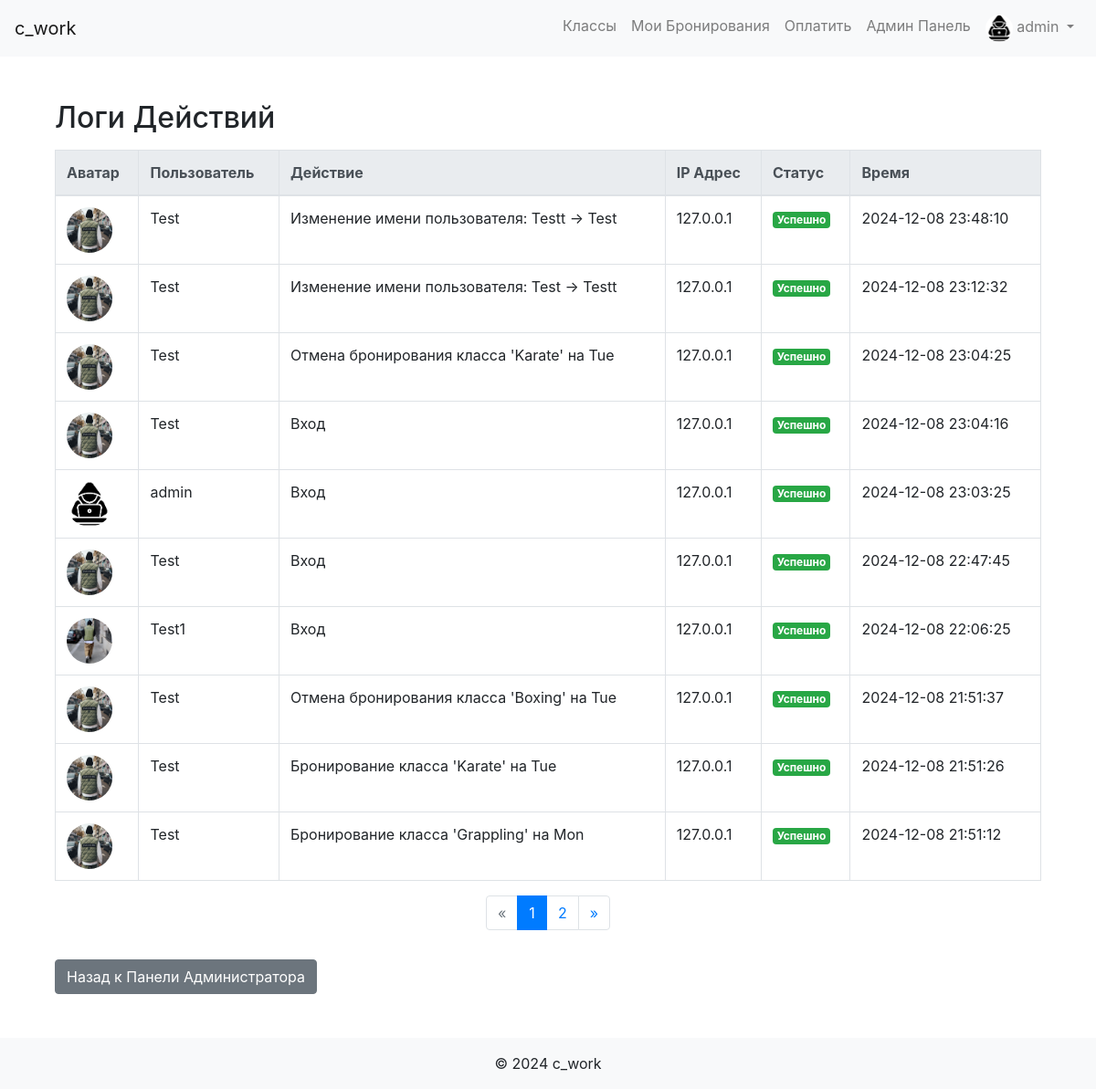
The app's page /admin/action_logs (signed in), older data.
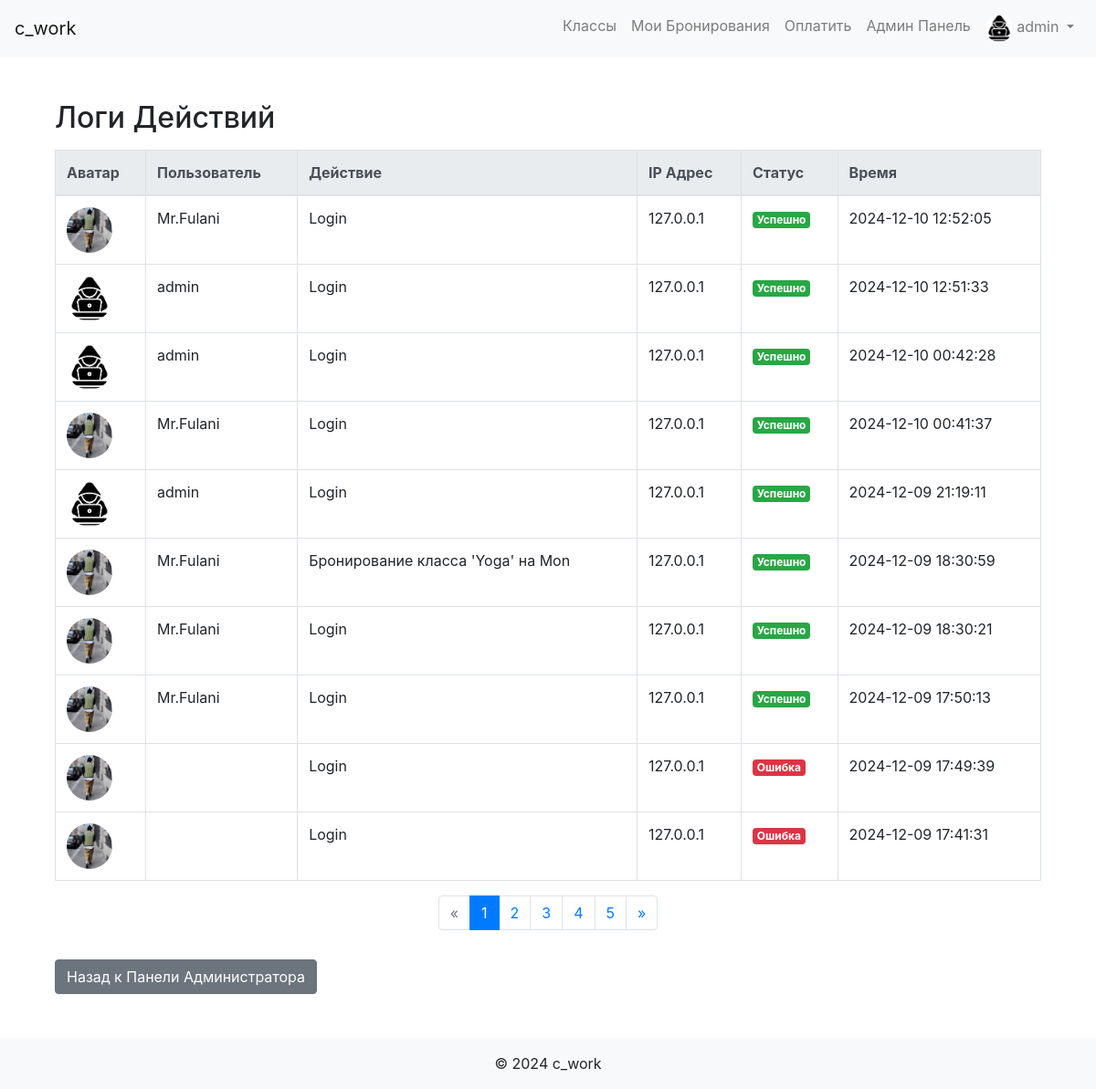
The same page, newer data.
### app/models.py (models this page shows, shortened)
class ActionLog(db.Model):
    id = db.Column(db.Integer, primary_key=True)
    user_id = db.Column(db.Integer, db.ForeignKey('user.id'), nullable=True)  # Может быть NULL для неавторизованных действий
    action = db.Column(db.String(255), nullable=False)  # Описание действия
    timestamp = db.Column(db.DateTime, nullable=False, default=datetime.utcnow)
    ip_address = db.Column(db.String(45), nullable=True)  # Для IPv6
    status = db.Column(db.String(20), nullable=True)  # Например, 'success', 'failure'
    user = db.relationship('User', backref=db.backref('action_logs', lazy=True))

class User(db.Model, UserMixin):
    id = db.Column(db.Integer, primary_key=True)
    username = db.Column(db.String(20), unique=True, nullable=False)
    email = db.Column(db.String(120), unique=True, nullable=False)
    password = db.Column(db.String(60), nullable=False)
    is_admin = db.Column(db.Boolean, default=False)
    avatar = db.Column(db.String(120), nullable=True, default='user.png')  # Поле для аватара
    date_registered = db.Column(db.DateTime, nullable=False, default=datetime.utcnow)  # Дата регистрации
    last_login = db.Column(db.DateTime, nullable=True)  # Последний вход
    bookings = db.relationship('Booking', backref='user', lazy=True)
    payments = db.relationship('Payment', backref='user', lazy=True)

### app/admin_routes.py (the view)
@admin_bp.route('/action_logs')
@login_required
@admin_required  # Предполагается, что у вас есть декоратор для проверки прав администратора
def action_logs():
    try:
        page = request.args.get('page', 1, type=int)
        per_page = 10  # Количество логов на странице
        logs_pagination = ActionLog.query.options(joinedload(ActionLog.user)) \
            .order_by(ActionLog.timestamp.desc()) \
            .paginate(page=page, per_page=per_page, error_out=False)
        logs = logs_pagination.items
        return render_template('action_logs.html', logs=logs, pagination=logs_pagination)
    except Exception as e:
        logger.error(f"Ошибка при загрузке логов действий: {e}")
        flash('Произошла ошибка при загрузке логов действий.', 'danger')
        return redirect(url_for('admin.admin_panel'))

### app/admin_routes.py (called while the page is built)
def admin_required(f):
    from functools import wraps
    @wraps(f)
    def decorated_function(*args, **kwargs):
        if not current_user.is_admin:
            flash('Доступ запрещён. Требуются права администратора.', 'danger')
            return redirect(url_for('main.home'))
        return f(*args, **kwargs)
    return decorated_function

### app/models.py (called while the page is built)
@login_manager.user_loader
def load_user(user_id):
    return User.query.get(int(user_id))

### app/templates/action_logs.html (shortened to what this page needs)
{% extends "base.html" %}
{% block content %}
<div class="container mt-5">
    <h2>Логи Действий</h2>
    <table class="table table-bordered table-hover mt-3">
        <thead class="thead-light">
            <tr>
                <th>Аватар</th>
                <th>Пользователь</th>
                <th>Действие</th>
                <th>IP Адрес</th>
                <th>Статус</th>
                <th>Время</th>
            </tr>
        </thead>
        <tbody>
            {% for log in logs %}
            <tr>
                <td>
                    {% if log.user.avatar %}
                        <img src="{{ url_for('static', filename='images/' + log.user.avatar) }}" alt="Аватар" class="rounded-circle" width="50" height="50">
                    {% else %}
                        <img src="{{ url_for('static', filename='images/user.png') }}" alt="Аватар" class="rounded-circle" width="50" height="50">
                    {% endif %}
                </td>
                <td>{{ log.user.username }}</td>
                <td>{{ log.action }}</td>
                <td>{{ log.ip_address }}</td>
                <td>
                    {% if log.status == 'success' %}
                        <span class="badge badge-success">Успешно</span>
                    {% else %}
                        <span class="badge badge-danger">Ошибка</span>
                    {% endif %}
                </td>
                <td>{{ log.timestamp.strftime('%Y-%m-%d %H:%M:%S') }}</td>
            </tr>
            {% endfor %}
        </tbody>
    </table>
    {% if pagination.pages > 1 %}
    <nav aria-label="Page navigation">
        <ul class="pagination justify-content-center">
            {% if pagination.has_prev %}
                <li class="page-item">
                    <a class="page-link" href="{{ url_for('admin.action_logs', page=pagination.prev_num) }}" aria-label="Предыдущая">
                        <span aria-hidden="true">&laquo;</span>
                        <span class="sr-only">Предыдущая</span>
                    </a>
                </li>
            {% else %}
                <li class="page-item disabled">
                    <span class="page-link" aria-label="Предыдущая">
                        <span aria-hidden="true">&laquo;</span>
                    </span>
                </li>
            {% endif %}
            {% for page_num in pagination.iter_pages(left_edge=2, right_edge=2, left_current=2, right_current=2) %}
                {% if page_num %}
                    {% if page_num == pagination.page %}
                        <li class="page-item active"><span class="page-link">{{ page_num }}</span></li>
                    {% else %}
                        <li class="page-item"><a class="page-link" href="{{ url_for('admin.action_logs', page=page_num) }}">{{ page_num }}</a></li>
                    {% endif %}
                {% else %}
                    <li class="page-item disabled"><span class="page-link">…</span></li>
                {% endif %}
            {% endfor %}
            {% if pagination.has_next %}
                <li class="page-item">
                    <a class="page-link" href="{{ url_for('admin.action_logs', page=pagination.next_num) }}" aria-label="Следующая">
                        <span aria-hidden="true">&raquo;</span>
                    </a>
                </li>
            {% endif %}
        </ul>
    </nav>
    {% endif %}
    <a href="{{ url_for('admin.admin_panel') }}" class="btn btn-secondary mt-3">Назад к Панели Администратора</a>
</div>
{% endblock %}

Row changes from the older to the newer data that the page shows:
no longer on this page (row unchanged): ActionLog: avatar (placeholder picture), user.username "Test", action "Изменение имени пользователя: Testt → Test", ip_address "127.0.0.1", status "Успешно", timestamp "2024-12-08 23:48:10"
no longer on this page (row unchanged): ActionLog: avatar (placeholder picture), user.username "Test", action "Изменение имени пользователя: Test → Testt", ip_address "127.0.0.1", status "Успешно", timestamp "2024-12-08 23:12:32"
no longer on this page (row unchanged): ActionLog: avatar (placeholder picture), user.username "Test", action "Отмена бронирования класса 'Karate' на Tue", ip_address "127.0.0.1", status "Успешно", timestamp "2024-12-08 23:04:25"
no longer on this page (row unchanged): ActionLog: avatar (placeholder picture), user.username "Test", action "Вход", ip_address "127.0.0.1", status "Успешно", timestamp "2024-12-08 23:04:16"
no longer on this page (row unchanged): ActionLog: avatar (picture), user.username "admin", action "Вход", ip_address "127.0.0.1", status "Успешно", timestamp "2024-12-08 23:03:25"
no longer on this page (row unchanged): ActionLog: avatar (placeholder picture), user.username "Test", action "Вход", ip_address "127.0.0.1", status "Успешно", timestamp "2024-12-08 22:47:45"
no longer on this page (row unchanged): ActionLog: user.username "Test1", action "Вход", ip_address "127.0.0.1", status "Успешно", timestamp "2024-12-08 22:06:25"
no longer on this page (row unchanged): ActionLog: avatar (placeholder picture), user.username "Test", action "Отмена бронирования класса 'Boxing' на Tue", ip_address "127.0.0.1", status "Успешно", timestamp "2024-12-08 21:51:37"
no longer on this page (row unchanged): ActionLog: avatar (placeholder picture), user.username "Test", action "Бронирование класса 'Karate' на Tue", ip_address "127.0.0.1", status "Успешно", timestamp "2024-12-08 21:51:26"
no longer on this page (row unchanged): ActionLog: avatar (placeholder picture), user.username "Test", action "Бронирование класса 'Grappling' на Mon", ip_address "127.0.0.1", status "Успешно", timestamp "2024-12-08 21:51:12"
added ActionLog: avatar (placeholder picture), user.username "Mr.Fulani", action "Login", ip_address "127.0.0.1", status "Успешно", timestamp "2024-12-10 12:52:05"
added ActionLog: avatar (picture), user.username "admin", action "Login", ip_address "127.0.0.1", status "Успешно", timestamp "2024-12-10 12:51:33"
added ActionLog: avatar (picture), user.username "admin", action "Login", ip_address "127.0.0.1", status "Успешно", timestamp "2024-12-10 00:42:28"
added ActionLog: avatar (placeholder picture), user.username "Mr.Fulani", action "Login", ip_address "127.0.0.1", status "Успешно", timestamp "2024-12-10 00:41:37"
added ActionLog: avatar (picture), user.username "admin", action "Login", ip_address "127.0.0.1", status "Успешно", timestamp "2024-12-09 21:19:11"
added ActionLog: avatar (placeholder picture), user.username "Mr.Fulani", action "Бронирование класса 'Yoga' на Mon", ip_address "127.0.0.1", status "Успешно", timestamp "2024-12-09 18:30:59"
added ActionLog: avatar (placeholder picture), user.username "Mr.Fulani", action "Login", ip_address "127.0.0.1", status "Успешно", timestamp "2024-12-09 18:30:21"
added ActionLog: avatar (placeholder picture), user.username "Mr.Fulani", action "Login", ip_address "127.0.0.1", status "Успешно", timestamp "2024-12-09 17:50:13"
added ActionLog: action "Login", ip_address "127.0.0.1", status "Ошибка", timestamp "2024-12-09 17:49:39"
added ActionLog: action "Login", ip_address "127.0.0.1", status "Ошибка", timestamp "2024-12-09 17:41:31"
Text that changed along with them:
new list line: "3"
new list line: "4"
new list line: "5"
